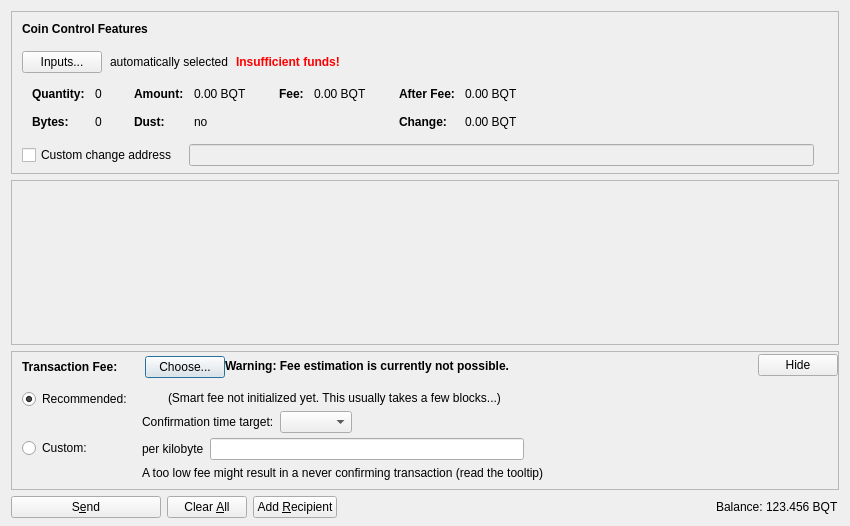
<?xml version="1.0" encoding="UTF-8"?>
<ui version="4.0">
 <class>SendCoinsDialog</class>
 <widget class="QDialog" name="SendCoinsDialog">
  <property name="geometry">
   <rect>
    <x>0</x>
    <y>0</y>
    <width>850</width>
    <height>526</height>
   </rect>
  </property>
  <property name="windowTitle">
   <string>Send Coins</string>
  </property>
  <layout class="QVBoxLayout" name="verticalLayout" stretch="0,1,0,0">
   <property name="bottomMargin">
    <number>8</number>
   </property>
   <item>
    <widget class="QFrame" name="frameCoinControl">
     <property name="sizePolicy">
      <sizepolicy hsizetype="Expanding" vsizetype="Expanding">
       <horstretch>0</horstretch>
       <verstretch>0</verstretch>
      </sizepolicy>
     </property>
     <property name="maximumSize">
      <size>
       <width>16777215</width>
       <height>16777215</height>
      </size>
     </property>
     <property name="frameShape">
      <enum>QFrame::StyledPanel</enum>
     </property>
     <property name="frameShadow">
      <enum>QFrame::Sunken</enum>
     </property>
     <layout class="QVBoxLayout" name="verticalLayoutCoinControl2">
      <property name="spacing">
       <number>0</number>
      </property>
      <property name="leftMargin">
       <number>0</number>
      </property>
      <property name="topMargin">
       <number>0</number>
      </property>
      <property name="rightMargin">
       <number>0</number>
      </property>
      <property name="bottomMargin">
       <number>6</number>
      </property>
      <item>
       <layout class="QVBoxLayout" name="verticalLayoutCoinControl" stretch="0,0,0,0,1">
        <property name="spacing">
         <number>0</number>
        </property>
        <property name="leftMargin">
         <number>10</number>
        </property>
        <property name="topMargin">
         <number>10</number>
        </property>
        <item>
         <layout class="QHBoxLayout" name="horizontalLayoutCoinControl1">
          <property name="bottomMargin">
           <number>15</number>
          </property>
          <item>
           <widget class="QLabel" name="labelCoinControlFeatures">
            <property name="sizePolicy">
             <sizepolicy hsizetype="Preferred" vsizetype="Maximum">
              <horstretch>0</horstretch>
              <verstretch>0</verstretch>
             </sizepolicy>
            </property>
            <property name="font">
             <font>
              <weight>75</weight>
              <bold>true</bold>
             </font>
            </property>
            <property name="styleSheet">
             <string notr="true">font-weight:bold;</string>
            </property>
            <property name="text">
             <string>Coin Control Features</string>
            </property>
           </widget>
          </item>
         </layout>
        </item>
        <item>
         <layout class="QHBoxLayout" name="horizontalLayoutCoinControl2" stretch="0,0,0,0">
          <property name="spacing">
           <number>8</number>
          </property>
          <property name="bottomMargin">
           <number>10</number>
          </property>
          <item>
           <widget class="QPushButton" name="pushButtonCoinControl">
            <property name="styleSheet">
             <string notr="true"/>
            </property>
            <property name="text">
             <string>Inputs...</string>
            </property>
            <property name="autoDefault">
             <bool>false</bool>
            </property>
           </widget>
          </item>
          <item>
           <widget class="QLabel" name="labelCoinControlAutomaticallySelected">
            <property name="text">
             <string>automatically selected</string>
            </property>
            <property name="margin">
             <number>5</number>
            </property>
           </widget>
          </item>
          <item>
           <widget class="QLabel" name="labelCoinControlInsuffFunds">
            <property name="font">
             <font>
              <weight>75</weight>
              <bold>true</bold>
             </font>
            </property>
            <property name="styleSheet">
             <string notr="true">color:red;font-weight:bold;</string>
            </property>
            <property name="text">
             <string>Insufficient funds!</string>
            </property>
            <property name="margin">
             <number>5</number>
            </property>
           </widget>
          </item>
          <item>
           <spacer name="horizontalSpacerCoinControl">
            <property name="orientation">
             <enum>Qt::Horizontal</enum>
            </property>
            <property name="sizeHint" stdset="0">
             <size>
              <width>40</width>
              <height>1</height>
             </size>
            </property>
           </spacer>
          </item>
         </layout>
        </item>
        <item>
         <widget class="QWidget" name="widgetCoinControl" native="true">
          <property name="sizePolicy">
           <sizepolicy hsizetype="Preferred" vsizetype="Preferred">
            <horstretch>0</horstretch>
            <verstretch>0</verstretch>
           </sizepolicy>
          </property>
          <property name="minimumSize">
           <size>
            <width>0</width>
            <height>0</height>
           </size>
          </property>
          <property name="styleSheet">
           <string notr="true"/>
          </property>
          <layout class="QHBoxLayout" name="horizontalLayoutCoinControl5">
           <property name="leftMargin">
            <number>0</number>
           </property>
           <property name="topMargin">
            <number>0</number>
           </property>
           <property name="rightMargin">
            <number>0</number>
           </property>
           <property name="bottomMargin">
            <number>0</number>
           </property>
           <item>
            <layout class="QHBoxLayout" name="horizontalLayoutCoinControl3" stretch="0,0,0,1">
             <property name="spacing">
              <number>20</number>
             </property>
             <property name="topMargin">
              <number>0</number>
             </property>
             <property name="bottomMargin">
              <number>10</number>
             </property>
             <item>
              <layout class="QFormLayout" name="formLayoutCoinControl1">
               <property name="horizontalSpacing">
                <number>10</number>
               </property>
               <property name="verticalSpacing">
                <number>14</number>
               </property>
               <property name="leftMargin">
                <number>10</number>
               </property>
               <property name="topMargin">
                <number>4</number>
               </property>
               <property name="rightMargin">
                <number>6</number>
               </property>
               <item row="0" column="0">
                <widget class="QLabel" name="labelCoinControlQuantityText">
                 <property name="font">
                  <font>
                   <weight>75</weight>
                   <bold>true</bold>
                  </font>
                 </property>
                 <property name="text">
                  <string>Quantity:</string>
                 </property>
                 <property name="margin">
                  <number>0</number>
                 </property>
                </widget>
               </item>
               <item row="0" column="1">
                <widget class="QLabel" name="labelCoinControlQuantity">
                 <property name="cursor">
                  <cursorShape>IBeamCursor</cursorShape>
                 </property>
                 <property name="contextMenuPolicy">
                  <enum>Qt::ActionsContextMenu</enum>
                 </property>
                 <property name="text">
                  <string notr="true">0</string>
                 </property>
                 <property name="margin">
                  <number>0</number>
                 </property>
                 <property name="textInteractionFlags">
                  <set>Qt::LinksAccessibleByMouse|Qt::TextSelectableByKeyboard|Qt::TextSelectableByMouse</set>
                 </property>
                </widget>
               </item>
               <item row="1" column="0">
                <widget class="QLabel" name="labelCoinControlBytesText">
                 <property name="font">
                  <font>
                   <weight>75</weight>
                   <bold>true</bold>
                  </font>
                 </property>
                 <property name="text">
                  <string>Bytes:</string>
                 </property>
                </widget>
               </item>
               <item row="1" column="1">
                <widget class="QLabel" name="labelCoinControlBytes">
                 <property name="cursor">
                  <cursorShape>IBeamCursor</cursorShape>
                 </property>
                 <property name="contextMenuPolicy">
                  <enum>Qt::ActionsContextMenu</enum>
                 </property>
                 <property name="text">
                  <string notr="true">0</string>
                 </property>
                 <property name="textInteractionFlags">
                  <set>Qt::LinksAccessibleByMouse|Qt::TextSelectableByKeyboard|Qt::TextSelectableByMouse</set>
                 </property>
                </widget>
               </item>
              </layout>
             </item>
             <item>
              <layout class="QFormLayout" name="formLayoutCoinControl2">
               <property name="horizontalSpacing">
                <number>10</number>
               </property>
               <property name="verticalSpacing">
                <number>14</number>
               </property>
               <property name="leftMargin">
                <number>6</number>
               </property>
               <property name="topMargin">
                <number>4</number>
               </property>
               <property name="rightMargin">
                <number>6</number>
               </property>
               <item row="0" column="0">
                <widget class="QLabel" name="labelCoinControlAmountText">
                 <property name="font">
                  <font>
                   <weight>75</weight>
                   <bold>true</bold>
                  </font>
                 </property>
                 <property name="text">
                  <string>Amount:</string>
                 </property>
                 <property name="margin">
                  <number>0</number>
                 </property>
                </widget>
               </item>
               <item row="0" column="1">
                <widget class="QLabel" name="labelCoinControlAmount">
                 <property name="cursor">
                  <cursorShape>IBeamCursor</cursorShape>
                 </property>
                 <property name="contextMenuPolicy">
                  <enum>Qt::ActionsContextMenu</enum>
                 </property>
                 <property name="text">
                  <string notr="true">0.00 BQT</string>
                 </property>
                 <property name="textInteractionFlags">
                  <set>Qt::LinksAccessibleByMouse|Qt::TextSelectableByKeyboard|Qt::TextSelectableByMouse</set>
                 </property>
                </widget>
               </item>
               <item row="1" column="0">
                <widget class="QLabel" name="labelCoinControlLowOutputText">
                 <property name="font">
                  <font>
                   <weight>75</weight>
                   <bold>true</bold>
                  </font>
                 </property>
                 <property name="text">
                  <string>Dust:</string>
                 </property>
                </widget>
               </item>
               <item row="1" column="1">
                <widget class="QLabel" name="labelCoinControlLowOutput">
                 <property name="cursor">
                  <cursorShape>IBeamCursor</cursorShape>
                 </property>
                 <property name="contextMenuPolicy">
                  <enum>Qt::ActionsContextMenu</enum>
                 </property>
                 <property name="text">
                  <string notr="true">no</string>
                 </property>
                 <property name="textInteractionFlags">
                  <set>Qt::LinksAccessibleByMouse|Qt::TextSelectableByKeyboard|Qt::TextSelectableByMouse</set>
                 </property>
                </widget>
               </item>
              </layout>
             </item>
             <item>
              <layout class="QFormLayout" name="formLayoutCoinControl3">
               <property name="horizontalSpacing">
                <number>10</number>
               </property>
               <property name="verticalSpacing">
                <number>14</number>
               </property>
               <property name="leftMargin">
                <number>6</number>
               </property>
               <property name="topMargin">
                <number>4</number>
               </property>
               <property name="rightMargin">
                <number>6</number>
               </property>
               <item row="0" column="0">
                <widget class="QLabel" name="labelCoinControlFeeText">
                 <property name="font">
                  <font>
                   <weight>75</weight>
                   <bold>true</bold>
                  </font>
                 </property>
                 <property name="text">
                  <string>Fee:</string>
                 </property>
                 <property name="margin">
                  <number>0</number>
                 </property>
                </widget>
               </item>
               <item row="0" column="1">
                <widget class="QLabel" name="labelCoinControlFee">
                 <property name="cursor">
                  <cursorShape>IBeamCursor</cursorShape>
                 </property>
                 <property name="contextMenuPolicy">
                  <enum>Qt::ActionsContextMenu</enum>
                 </property>
                 <property name="text">
                  <string notr="true">0.00 BQT</string>
                 </property>
                 <property name="textInteractionFlags">
                  <set>Qt::LinksAccessibleByMouse|Qt::TextSelectableByKeyboard|Qt::TextSelectableByMouse</set>
                 </property>
                </widget>
               </item>
              </layout>
             </item>
             <item>
              <layout class="QFormLayout" name="formLayoutCoinControl4">
               <property name="horizontalSpacing">
                <number>10</number>
               </property>
               <property name="verticalSpacing">
                <number>14</number>
               </property>
               <property name="leftMargin">
                <number>6</number>
               </property>
               <property name="topMargin">
                <number>4</number>
               </property>
               <property name="rightMargin">
                <number>6</number>
               </property>
               <item row="0" column="0">
                <widget class="QLabel" name="labelCoinControlAfterFeeText">
                 <property name="font">
                  <font>
                   <weight>75</weight>
                   <bold>true</bold>
                  </font>
                 </property>
                 <property name="text">
                  <string>After Fee:</string>
                 </property>
                 <property name="margin">
                  <number>0</number>
                 </property>
                </widget>
               </item>
               <item row="0" column="1">
                <widget class="QLabel" name="labelCoinControlAfterFee">
                 <property name="cursor">
                  <cursorShape>IBeamCursor</cursorShape>
                 </property>
                 <property name="contextMenuPolicy">
                  <enum>Qt::ActionsContextMenu</enum>
                 </property>
                 <property name="text">
                  <string notr="true">0.00 BQT</string>
                 </property>
                 <property name="textInteractionFlags">
                  <set>Qt::LinksAccessibleByMouse|Qt::TextSelectableByKeyboard|Qt::TextSelectableByMouse</set>
                 </property>
                </widget>
               </item>
               <item row="1" column="0">
                <widget class="QLabel" name="labelCoinControlChangeText">
                 <property name="font">
                  <font>
                   <weight>75</weight>
                   <bold>true</bold>
                  </font>
                 </property>
                 <property name="text">
                  <string>Change:</string>
                 </property>
                </widget>
               </item>
               <item row="1" column="1">
                <widget class="QLabel" name="labelCoinControlChange">
                 <property name="cursor">
                  <cursorShape>IBeamCursor</cursorShape>
                 </property>
                 <property name="contextMenuPolicy">
                  <enum>Qt::ActionsContextMenu</enum>
                 </property>
                 <property name="text">
                  <string notr="true">0.00 BQT</string>
                 </property>
                 <property name="textInteractionFlags">
                  <set>Qt::LinksAccessibleByMouse|Qt::TextSelectableByKeyboard|Qt::TextSelectableByMouse</set>
                 </property>
                </widget>
               </item>
              </layout>
             </item>
            </layout>
           </item>
          </layout>
         </widget>
        </item>
        <item>
         <layout class="QHBoxLayout" name="horizontalLayoutCoinControl4" stretch="0,0,0">
          <property name="spacing">
           <number>12</number>
          </property>
          <property name="sizeConstraint">
           <enum>QLayout::SetDefaultConstraint</enum>
          </property>
          <property name="topMargin">
           <number>5</number>
          </property>
          <property name="rightMargin">
           <number>5</number>
          </property>
          <item>
           <widget class="QCheckBox" name="checkBoxCoinControlChange">
            <property name="toolTip">
             <string>If this is activated, but the change address is empty or invalid, change will be sent to a newly generated address.</string>
            </property>
            <property name="text">
             <string>Custom change address</string>
            </property>
           </widget>
          </item>
          <item>
           <widget class="QValidatedLineEdit" name="lineEditCoinControlChange">
            <property name="enabled">
             <bool>false</bool>
            </property>
            <property name="sizePolicy">
             <sizepolicy hsizetype="Expanding" vsizetype="Fixed">
              <horstretch>0</horstretch>
              <verstretch>0</verstretch>
             </sizepolicy>
            </property>
           </widget>
          </item>
          <item>
           <widget class="QLabel" name="labelCoinControlChangeLabel">
            <property name="sizePolicy">
             <sizepolicy hsizetype="Preferred" vsizetype="Expanding">
              <horstretch>0</horstretch>
              <verstretch>0</verstretch>
             </sizepolicy>
            </property>
            <property name="minimumSize">
             <size>
              <width>0</width>
              <height>0</height>
             </size>
            </property>
            <property name="text">
             <string/>
            </property>
            <property name="margin">
             <number>3</number>
            </property>
           </widget>
          </item>
         </layout>
        </item>
        <item>
         <spacer name="verticalSpacerCoinControl">
          <property name="orientation">
           <enum>Qt::Vertical</enum>
          </property>
          <property name="sizeHint" stdset="0">
           <size>
            <width>800</width>
            <height>1</height>
           </size>
          </property>
         </spacer>
        </item>
       </layout>
      </item>
     </layout>
    </widget>
   </item>
   <item>
    <widget class="QScrollArea" name="scrollArea">
     <property name="widgetResizable">
      <bool>true</bool>
     </property>
     <widget class="QWidget" name="scrollAreaWidgetContents">
      <property name="geometry">
       <rect>
        <x>0</x>
        <y>0</y>
        <width>830</width>
        <height>104</height>
       </rect>
      </property>
      <layout class="QVBoxLayout" name="verticalLayout_2" stretch="0,1">
       <property name="leftMargin">
        <number>0</number>
       </property>
       <property name="topMargin">
        <number>0</number>
       </property>
       <property name="rightMargin">
        <number>0</number>
       </property>
       <property name="bottomMargin">
        <number>0</number>
       </property>
       <item>
        <layout class="QVBoxLayout" name="entries">
         <property name="spacing">
          <number>6</number>
         </property>
        </layout>
       </item>
       <item>
        <spacer name="verticalSpacer">
         <property name="orientation">
          <enum>Qt::Vertical</enum>
         </property>
         <property name="sizeHint" stdset="0">
          <size>
           <width>20</width>
           <height>40</height>
          </size>
         </property>
        </spacer>
       </item>
      </layout>
     </widget>
    </widget>
   </item>
   <item>
    <widget class="QFrame" name="frameFee">
     <property name="sizePolicy">
      <sizepolicy hsizetype="Expanding" vsizetype="Expanding">
       <horstretch>0</horstretch>
       <verstretch>0</verstretch>
      </sizepolicy>
     </property>
     <property name="maximumSize">
      <size>
       <width>16777215</width>
       <height>16777215</height>
      </size>
     </property>
     <property name="frameShape">
      <enum>QFrame::StyledPanel</enum>
     </property>
     <property name="frameShadow">
      <enum>QFrame::Sunken</enum>
     </property>
     <layout class="QVBoxLayout" name="verticalLayoutFee1">
      <property name="spacing">
       <number>0</number>
      </property>
      <property name="leftMargin">
       <number>0</number>
      </property>
      <property name="topMargin">
       <number>0</number>
      </property>
      <property name="rightMargin">
       <number>0</number>
      </property>
      <property name="bottomMargin">
       <number>0</number>
      </property>
      <item>
       <layout class="QVBoxLayout" name="verticalLayoutFee2" stretch="0,0,0">
        <property name="spacing">
         <number>0</number>
        </property>
        <property name="leftMargin">
         <number>10</number>
        </property>
        <property name="topMargin">
         <number>0</number>
        </property>
        <item>
         <layout class="QHBoxLayout" name="horizontalLayoutFee1">
          <property name="bottomMargin">
           <number>0</number>
          </property>
          <item>
           <layout class="QVBoxLayout" name="verticalLayoutFee7">
            <property name="spacing">
             <number>0</number>
            </property>
            <item>
             <spacer name="verticalSpacerSmartFee">
              <property name="orientation">
               <enum>Qt::Vertical</enum>
              </property>
              <property name="sizeType">
               <enum>QSizePolicy::Fixed</enum>
              </property>
              <property name="sizeHint" stdset="0">
               <size>
                <width>1</width>
                <height>4</height>
               </size>
              </property>
             </spacer>
            </item>
            <item>
             <layout class="QHBoxLayout" name="horizontalLayoutSmartFee">
              <property name="spacing">
               <number>10</number>
              </property>
              <item>
               <widget class="QLabel" name="labelFeeHeadline">
                <property name="sizePolicy">
                 <sizepolicy hsizetype="Preferred" vsizetype="Maximum">
                  <horstretch>0</horstretch>
                  <verstretch>0</verstretch>
                 </sizepolicy>
                </property>
                <property name="font">
                 <font>
                  <weight>75</weight>
                  <bold>true</bold>
                 </font>
                </property>
                <property name="styleSheet">
                 <string notr="true">font-weight:bold;</string>
                </property>
                <property name="text">
                 <string>Transaction Fee:</string>
                </property>
               </widget>
              </item>
              <item>
               <widget class="QLabel" name="labelFeeMinimized">
                <property name="text">
                 <string/>
                </property>
               </widget>
              </item>
              <item>
               <widget class="QPushButton" name="buttonChooseFee">
                <property name="text">
                 <string>Choose...</string>
                </property>
               </widget>
              </item>
             </layout>
            </item>
            <item>
             <spacer name="verticalSpacer_5">
              <property name="orientation">
               <enum>Qt::Vertical</enum>
              </property>
              <property name="sizeHint" stdset="0">
               <size>
                <width>1</width>
                <height>1</height>
               </size>
              </property>
             </spacer>
            </item>
           </layout>
          </item>
          <item>
           <widget class="QLabel" name="fallbackFeeWarningLabel">
            <property name="toolTip">
             <string>Using the fallbackfee can result in sending a transaction that will take several hours or days (or never) to confirm. Consider choosing your fee manually or wait until you have validated the complete chain.</string>
            </property>
            <property name="font">
            <font>
                <weight>75</weight>
                <bold>true</bold>
            </font>
            </property>
            <property name="text">
             <string>Warning: Fee estimation is currently not possible.</string>
            </property>
            <property name="wordWrap">
             <bool>false</bool>
            </property>
           </widget>
          </item>
          <item>
           <spacer name="horizontalSpacer_4">
            <property name="orientation">
             <enum>Qt::Horizontal</enum>
            </property>
            <property name="sizeType">
             <enum>QSizePolicy::MinimumExpanding</enum>
            </property>
            <property name="sizeHint" stdset="0">
             <size>
              <width>40</width>
              <height>20</height>
             </size>
            </property>
           </spacer>
          </item>
          <item>
           <widget class="QPushButton" name="buttonMinimizeFee">
            <property name="toolTip">
             <string>collapse fee-settings</string>
            </property>
            <property name="text">
             <string>Hide</string>
            </property>
           </widget>
          </item>
         </layout>
        </item>
        <item>
         <widget class="QFrame" name="frameFeeSelection">
          <layout class="QVBoxLayout" name="verticalLayoutFee12">
           <property name="spacing">
            <number>0</number>
           </property>
           <property name="leftMargin">
            <number>0</number>
           </property>
           <property name="topMargin">
            <number>0</number>
           </property>
           <property name="rightMargin">
            <number>0</number>
           </property>
           <property name="bottomMargin">
            <number>0</number>
           </property>
           <item>
            <layout class="QGridLayout" name="gridLayoutFee">
             <property name="topMargin">
              <number>10</number>
             </property>
             <property name="bottomMargin">
              <number>4</number>
             </property>
             <property name="horizontalSpacing">
              <number>10</number>
             </property>
             <property name="verticalSpacing">
              <number>4</number>
             </property>
             <item row="1" column="1">
              <layout class="QVBoxLayout" name="verticalLayoutFee8">
               <property name="spacing">
                <number>6</number>
               </property>
               <item>
                <layout class="QHBoxLayout" name="horizontalLayoutFee13">
                 <item>
                  <widget class="QLabel" name="labelCustomPerKilobyte">
                   <property name="toolTip">
                    <string>Specify a custom fee per kB (1,000 bytes) of the transaction's virtual size.

Note:  Since the fee is calculated on a per-byte basis, a fee of "100 satoshis per kB" for a transaction size of 500 bytes (half of 1 kB) would ultimately yield a fee of only 50 satoshis.</string>
                   </property>
                   <property name="text">
                    <string>per kilobyte</string>
                   </property>
                  </widget>
                 </item>
                 <item>
                  <widget class="BitcoinAmountField" name="customFee"/>
                 </item>
                 <item>
                  <spacer name="horizontalSpacer_6">
                   <property name="orientation">
                    <enum>Qt::Horizontal</enum>
                   </property>
                   <property name="sizeHint" stdset="0">
                    <size>
                     <width>1</width>
                     <height>1</height>
                    </size>
                   </property>
                  </spacer>
                 </item>
                </layout>
               </item>
               <item>
                <layout class="QHBoxLayout" name="horizontalLayoutFee8">
                 <item>
                  <widget class="QLabel" name="labelCustomFeeWarning">
                   <property name="enabled">
                    <bool>true</bool>
                   </property>
                   <property name="toolTip">
                    <string>When there is less transaction volume than space in the blocks, miners as well as relaying nodes may enforce a minimum fee. Paying only this minimum fee is just fine, but be aware that this can result in a never confirming transaction once there is more demand for bolagato transactions than the network can process.</string>
                   </property>
                   <property name="text">
                    <string>A too low fee might result in a never confirming transaction (read the tooltip)</string>
                   </property>
                  </widget>
                 </item>
                 <item>
                  <spacer name="horizontalSpacer_2">
                   <property name="orientation">
                    <enum>Qt::Horizontal</enum>
                   </property>
                   <property name="sizeHint" stdset="0">
                    <size>
                     <width>1</width>
                     <height>1</height>
                    </size>
                   </property>
                  </spacer>
                 </item>
                </layout>
               </item>
              </layout>
             </item>
             <item row="0" column="0">
              <layout class="QVBoxLayout" name="verticalLayoutFee4" stretch="0,1">
               <item>
                <widget class="QRadioButton" name="radioSmartFee">
                 <property name="text">
                  <string>Recommended:</string>
                 </property>
                 <property name="checked">
                  <bool>true</bool>
                 </property>
                 <attribute name="buttonGroup">
                  <string notr="true">groupFee</string>
                 </attribute>
                </widget>
               </item>
               <item>
                <spacer name="verticalSpacer_2">
                 <property name="orientation">
                  <enum>Qt::Vertical</enum>
                 </property>
                 <property name="sizeHint" stdset="0">
                  <size>
                   <width>1</width>
                   <height>1</height>
                  </size>
                 </property>
                </spacer>
               </item>
              </layout>
             </item>
             <item row="1" column="0">
              <layout class="QVBoxLayout" name="verticalLayoutFee9" stretch="0,1">
               <item>
                <widget class="QRadioButton" name="radioCustomFee">
                 <property name="text">
                  <string>Custom:</string>
                 </property>
                 <attribute name="buttonGroup">
                  <string notr="true">groupFee</string>
                 </attribute>
                </widget>
               </item>
               <item>
                <spacer name="verticalSpacer_6">
                 <property name="orientation">
                  <enum>Qt::Vertical</enum>
                 </property>
                 <property name="sizeHint" stdset="0">
                  <size>
                   <width>1</width>
                   <height>1</height>
                  </size>
                 </property>
                </spacer>
               </item>
              </layout>
             </item>
             <item row="0" column="1">
              <layout class="QVBoxLayout" name="verticalLayoutFee3" stretch="0,0,1">
               <property name="spacing">
                <number>6</number>
               </property>
               <property name="topMargin">
                <number>2</number>
               </property>
               <item>
                <layout class="QHBoxLayout" name="horizontalLayoutFee12">
                 <item>
                  <widget class="QLabel" name="labelSmartFee">
                   <property name="text">
                    <string/>
                   </property>
                  </widget>
                 </item>
                 <item>
                  <widget class="QLabel" name="labelFeeEstimation">
                   <property name="text">
                    <string/>
                   </property>
                  </widget>
                 </item>
                 <item>
                  <widget class="QLabel" name="labelSmartFee2">
                   <property name="text">
                    <string>(Smart fee not initialized yet. This usually takes a few blocks...)</string>
                   </property>
                  </widget>
                 </item>
                 <item>
                  <spacer name="horizontalSpacer_5">
                   <property name="orientation">
                    <enum>Qt::Horizontal</enum>
                   </property>
                   <property name="sizeHint" stdset="0">
                    <size>
                     <width>1</width>
                     <height>1</height>
                    </size>
                   </property>
                  </spacer>
                 </item>
                </layout>
               </item>
               <item>
                <layout class="QHBoxLayout" name="horizontalLayoutFee9">
                 <item>
                  <layout class="QVBoxLayout" name="verticalLayoutFee6">
                   <item>
                    <widget class="QLabel" name="labelSmartFee3">
                     <property name="text">
                      <string>Confirmation time target:</string>
                     </property>
                    </widget>
                   </item>
                  </layout>
                 </item>
                 <item>
                  <layout class="QVBoxLayout" name="verticalLayoutFee5">
                   <property name="rightMargin">
                    <number>30</number>
                   </property>
                   <item>
                    <layout class="QHBoxLayout" name="horizontalLayoutConfTarget">
                     <property name="bottomMargin">
                      <number>0</number>
                     </property>
                     <item>
                      <widget class="QComboBox" name="confTargetSelector"/>
                     </item>
                     <item>
                      <spacer name="horizontalSpacerConfTarget">
                       <property name="orientation">
                        <enum>Qt::Horizontal</enum>
                       </property>
                       <property name="sizeHint" stdset="0">
                        <size>
                         <width>40</width>
                         <height>20</height>
                        </size>
                       </property>
                      </spacer>
                     </item>
                    </layout>
                   </item>
                  </layout>
                 </item>
                </layout>
               </item>
               <item>
                <spacer name="verticalSpacer_4">
                 <property name="orientation">
                  <enum>Qt::Vertical</enum>
                 </property>
                 <property name="sizeHint" stdset="0">
                  <size>
                   <width>1</width>
                   <height>1</height>
                  </size>
                 </property>
                </spacer>
               </item>
              </layout>
             </item>
            </layout>
           </item>
          </layout>
         </widget>
        </item>
        <item>
         <spacer name="verticalSpacerFee">
          <property name="orientation">
           <enum>Qt::Vertical</enum>
          </property>
          <property name="sizeHint" stdset="0">
           <size>
            <width>40</width>
            <height>5</height>
           </size>
          </property>
         </spacer>
        </item>
       </layout>
      </item>
     </layout>
    </widget>
   </item>
   <item>
    <layout class="QHBoxLayout" name="horizontalLayout">
     <item>
      <widget class="QPushButton" name="sendButton">
       <property name="minimumSize">
        <size>
         <width>150</width>
         <height>0</height>
        </size>
       </property>
       <property name="toolTip">
        <string>Confirm the send action</string>
       </property>
       <property name="text">
        <string>S&amp;end</string>
       </property>
       <property name="icon">
        <iconset resource="../bitcoin.qrc">
         <normaloff>:/icons/send</normaloff>:/icons/send</iconset>
       </property>
       <property name="autoDefault">
        <bool>false</bool>
       </property>
       <property name="default">
        <bool>false</bool>
       </property>
      </widget>
     </item>
     <item>
      <widget class="QPushButton" name="clearButton">
       <property name="sizePolicy">
        <sizepolicy hsizetype="Minimum" vsizetype="Fixed">
         <horstretch>0</horstretch>
         <verstretch>0</verstretch>
        </sizepolicy>
       </property>
       <property name="toolTip">
        <string>Clear all fields of the form.</string>
       </property>
       <property name="text">
        <string>Clear &amp;All</string>
       </property>
       <property name="icon">
        <iconset resource="../bitcoin.qrc">
         <normaloff>:/icons/remove</normaloff>:/icons/remove</iconset>
       </property>
       <property name="autoDefault">
        <bool>false</bool>
       </property>
      </widget>
     </item>
     <item>
      <widget class="QPushButton" name="addButton">
       <property name="toolTip">
        <string>Send to multiple recipients at once</string>
       </property>
       <property name="text">
        <string>Add &amp;Recipient</string>
       </property>
       <property name="icon">
        <iconset resource="../bitcoin.qrc">
         <normaloff>:/icons/add</normaloff>:/icons/add</iconset>
       </property>
       <property name="autoDefault">
        <bool>false</bool>
       </property>
      </widget>
     </item>
     <item>
      <spacer name="horizontalSpacer">
       <property name="orientation">
        <enum>Qt::Horizontal</enum>
       </property>
       <property name="sizeHint" stdset="0">
        <size>
         <width>40</width>
         <height>20</height>
        </size>
       </property>
      </spacer>
     </item>
     <item>
      <layout class="QHBoxLayout" name="horizontalLayout_2">
       <property name="spacing">
        <number>3</number>
       </property>
       <item>
        <widget class="QLabel" name="label">
         <property name="sizePolicy">
          <sizepolicy hsizetype="Preferred" vsizetype="Fixed">
           <horstretch>0</horstretch>
           <verstretch>0</verstretch>
          </sizepolicy>
         </property>
         <property name="text">
          <string>Balance:</string>
         </property>
        </widget>
       </item>
       <item>
        <widget class="QLabel" name="labelBalance">
         <property name="sizePolicy">
          <sizepolicy hsizetype="Preferred" vsizetype="Fixed">
           <horstretch>0</horstretch>
           <verstretch>0</verstretch>
          </sizepolicy>
         </property>
         <property name="cursor">
          <cursorShape>IBeamCursor</cursorShape>
         </property>
         <property name="text">
          <string notr="true">123.456 BQT</string>
         </property>
         <property name="textInteractionFlags">
          <set>Qt::LinksAccessibleByMouse|Qt::TextSelectableByKeyboard|Qt::TextSelectableByMouse</set>
         </property>
        </widget>
       </item>
      </layout>
     </item>
    </layout>
   </item>
  </layout>
 </widget>
 <customwidgets>
  <customwidget>
   <class>QValidatedLineEdit</class>
   <extends>QLineEdit</extends>
   <header>qt/qvalidatedlineedit.h</header>
  </customwidget>
  <customwidget>
   <class>BitcoinAmountField</class>
   <extends>QLineEdit</extends>
   <header>qt/bitcoinamountfield.h</header>
   <container>1</container>
  </customwidget>
 </customwidgets>
 <resources>
  <include location="../bitcoin.qrc"/>
 </resources>
 <connections/>
 <buttongroups>
  <buttongroup name="groupFee"/>
 </buttongroups>
</ui>
